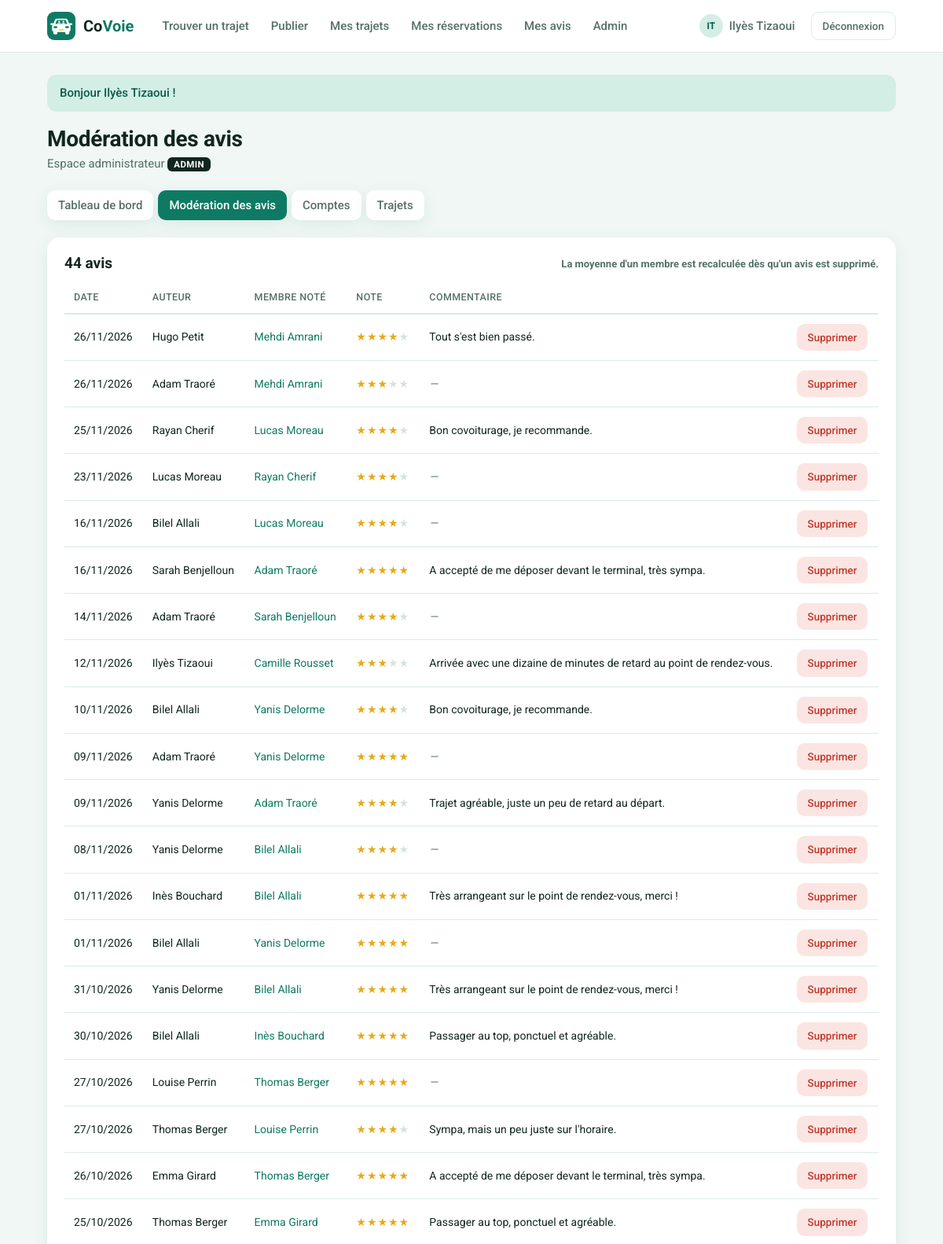
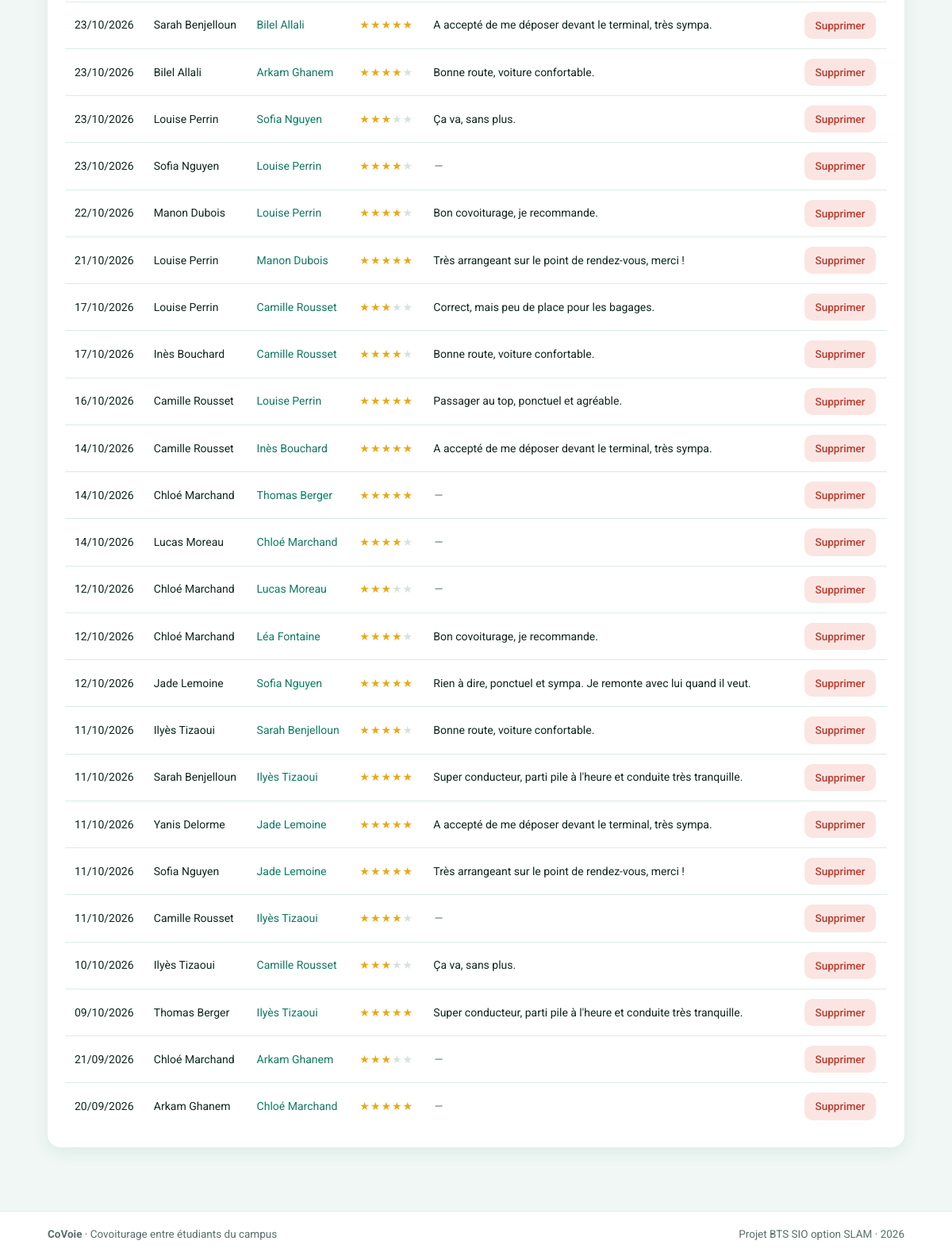
The page /index.php?page=admin-avis (signed in) on the database its author committed (2 pictures, top to bottom).
### tables this page shows
CREATE TABLE avis (
    id          INT(11)  NOT NULL AUTO_INCREMENT,
    note        INT(1)   NOT NULL,
    commentaire TEXT     NULL,
    date_avis   DATETIME NOT NULL,
    id_trajet   INT(11)  NOT NULL,
    id_auteur   INT(11)  NOT NULL,
    id_cible    INT(11)  NOT NULL,

    PRIMARY KEY (id),

     
    UNIQUE KEY un_seul_avis (id_trajet, id_auteur, id_cible),
    KEY recherche_cible (id_cible),

    CONSTRAINT fk_avis_trajet
        FOREIGN KEY (id_trajet) REFERENCES trajets (id) ON DELETE CASCADE,
    CONSTRAINT fk_avis_auteur
        FOREIGN KEY (id_auteur) REFERENCES utilisateurs (id) ON DELETE CASCADE,
    CONSTRAINT fk_avis_cible
        FOREIGN KEY (id_cible) REFERENCES utilisateurs (id) ON DELETE CASCADE
);

CREATE TABLE utilisateurs (
    id               INT(11)      NOT NULL AUTO_INCREMENT,
    nom              VARCHAR(100) NOT NULL,
    email            VARCHAR(180) NOT NULL,
    mot_de_passe     VARCHAR(255) NOT NULL,
    role             VARCHAR(10)  NOT NULL DEFAULT 'membre',
    date_inscription DATETIME     NOT NULL,

    PRIMARY KEY (id),
    UNIQUE KEY email_unique (email)
);

### controleurs/AdminController.php (called while the page is built, shortened)
<?php
class AdminController
{
    public function avis(): void
    {
        afficherVue('admin/avis', [
            'titre' => 'Modération des avis',
            'onglet' => 'admin-avis',
            'avis' => Avis::listerTous()
        ]);
    }
}

### index.php (called while the page is built, shortened)
<?php
require_once 'includes/connexion.php';
require_once 'includes/fonctions.php';
require_once 'includes/routes.php';
require_once 'modeles/Avis.php';
require_once 'controleurs/AdminController.php';
$page = 'accueil';
if (isset($_GET['page']) && is_string($_GET['page'])) {
    $page = $_GET['page'];
}
$nomMethode = $routes[$page][1];
$controleur = new $nomControleur();
$controleur->$nomMethode();

### includes/connexion.php (called while the page is built)
<?php
function connexionBdd(): PDO
{
    static $pdo = null;
    if ($pdo === null) {
        $dsn = 'mysql:host=' . BDD_HOTE . ';port=' . BDD_PORT . ';dbname=' . BDD_NOM . ';charset=utf8mb4';
        try {
            $pdo = new PDO($dsn, BDD_UTILISATEUR, BDD_MOT_DE_PASSE, [
                PDO::ATTR_ERRMODE => PDO::ERRMODE_EXCEPTION,
                PDO::ATTR_DEFAULT_FETCH_MODE => PDO::FETCH_ASSOC,
                PDO::ATTR_EMULATE_PREPARES => false
            ]);
        } catch (PDOException $erreur) {
            afficherErreur(500, 'Base de données inaccessible : lancez WAMP et importez sql/covoiturage.sql.');
        }
    }
    return $pdo;
}
function requete(string $sql, array $parametres = []): PDOStatement
{
    $resultat = connexionBdd()->prepare($sql);
    $resultat->execute($parametres);
    return $resultat;
}

### modeles/Avis.php (called while the page is built, shortened)
<?php
class Avis
{
    public static function listerTous(): array
    {
        $sql = "SELECT a.*, auteur.nom AS nom_auteur, cible.nom AS nom_cible
                FROM avis a
                JOIN utilisateurs auteur ON auteur.id = a.id_auteur
                JOIN utilisateurs cible ON cible.id = a.id_cible
                ORDER BY a.date_avis DESC";
        return requete($sql)->fetchAll();
    }
}

### vues/admin/avis.php (the view, shortened to what this page needs)
<?php
require 'vues/admin/onglets.php';
?>
<div class="carte">
    <h2><?= count($avis) ?> avis <span class="discret">La moyenne d'un membre est recalculée dès qu'un avis est supprimé.</span></h2>
    <div class="tableau-defilant">
        <table>
            <tr>
                <th>Date</th>
                <th>Auteur</th>
                <th>Membre noté</th>
                <th>Note</th>
                <th>Commentaire</th>
                <th></th>
            </tr>
            <?php foreach ($avis as $a) { ?>
                <tr>
                    <td><?= formaterDate($a['date_avis']) ?></td>
                    <td><?= e($a['nom_auteur']) ?></td>
                    <td><a href="index.php?page=profil&amp;id=<?= $a['id_cible'] ?>"><?= e($a['nom_cible']) ?></a></td>
                    <td class="etoiles"><?= etoiles((int) $a['note']) ?></td>
                    <td>
                        <?php if ($a['commentaire'] === null) { ?>
                            <span class="note-vide">—</span>
                        <?php } else { ?>
                            <?= e($a['commentaire']) ?>
                        <?php } ?>
                    </td>
                    <td>
                        <form class="en-ligne" method="post" action="index.php?page=admin-supprimer-avis&amp;id=<?= $a['id'] ?>"
                              data-confirmation="Supprimer cet avis ?">
                            <button class="bouton bouton-danger bouton-petit" type="submit">Supprimer</button>
                        </form>
                    </td>
                </tr>
            <?php } ?>
        </table>
    </div>
</div>

### includes/fonctions.php (shortened to what this page needs)
<?php
function afficherVue(string $vue, array $donnees = []): void
{
    extract($donnees);
    require 'vues/gabarit/en-tete.php';
    require 'vues/' . $vue . '.php';
    require 'vues/gabarit/pied.php';
}
function e($texte): string
{
    return htmlspecialchars((string) $texte, ENT_QUOTES, 'UTF-8');
}
function formaterDate(string $date): string
{
    return date('d/m/Y', strtotime($date));
}
function etoiles(int $note): string
{
    return str_repeat('★', $note) . '<span class="eteinte">' . str_repeat('★', 5 - $note) . '</span>';
}

### css/style.css (style rules this page uses)
:root { --fond: #f0f7f4; --surface: #ffffff; --encre: #10261f; --gris: #56706a; --bord: #dcebe5; --primaire: #0f7a63; --primaire-fonce: #0b5a49; --clair: #d3eee5; --champ: #f9fcfb; --jaune: #f2c94c; --jaune-clair: #fdf3d3; --rouge: #c0392b; --rouge-clair: #fbe5e2; --etoile: #e8a917; --ombre: 0 6px 20px rgba(15, 122, 99, .09); --rayon: 16px; }
* { box-sizing: border-box; }
body { margin: 0; font-family: "Roboto", Arial, sans-serif; font-size: 15px; line-height: 1.5; color: var(--encre); background: var(--fond); min-height: 100vh; display: flex; flex-direction: column; }
a { color: var(--primaire); text-decoration: none; }
h1, h2, h3 { margin: 0 0 12px; line-height: 1.2; }
h2 { font-size: 19px; }
.discret { color: var(--gris); font-size: 13px; }
.bouton { display: inline-flex; align-items: center; justify-content: center; gap: 6px; background: var(--primaire); color: #fff; border: none; border-radius: 12px; padding: 11px 20px; font: inherit; font-weight: 500; cursor: pointer; transition: background .15s; }
.bouton-danger { background: var(--rouge-clair); color: var(--rouge); }
.bouton-petit { padding: 7px 14px; font-size: 13.5px; border-radius: 10px; }
.en-ligne { display: inline; margin: 0; }
.carte { background: var(--surface); border-radius: var(--rayon); box-shadow: var(--ombre); padding: 22px; margin-bottom: 20px; }
.carte > h2 { display: flex; align-items: center; justify-content: space-between; gap: 10px; }
.note-vide { color: var(--gris); font-style: italic; font-weight: 400; }
.etoiles { color: var(--etoile); letter-spacing: 1px; margin-left: auto; }
.etoiles .eteinte { color: #d7e2de; }
.tableau-defilant { overflow-x: auto; }
table { width: 100%; border-collapse: collapse; font-size: 14px; }
th { text-align: left; color: var(--gris); font-weight: 500; font-size: 12.5px; text-transform: uppercase; letter-spacing: .4px; padding: 10px 12px; border-bottom: 2px solid var(--bord); white-space: nowrap; }
td { padding: 12px; border-bottom: 1px solid var(--bord); vertical-align: middle; }
tr:last-child td { border-bottom: none; }

### rows shown on the page
avis: date_avis "26/11/2026", id_auteur.nom "Hugo Petit", id_cible.nom "Mehdi Amrani", note "★★★★", note "★", commentaire "Tout s'est bien passé."
avis: date_avis "26/11/2026", id_auteur.nom "Adam Traoré", id_cible.nom "Mehdi Amrani", note "★★★", note "★★"
avis: date_avis "25/11/2026", id_auteur.nom "Rayan Cherif", id_cible.nom "Lucas Moreau", note "★★★★", note "★", commentaire "Bon covoiturage, je recommande."
avis: date_avis "23/11/2026", id_auteur.nom "Lucas Moreau", id_cible.nom "Rayan Cherif", note "★★★★", note "★"
avis: date_avis "16/11/2026", id_auteur.nom "Bilel Allali", id_cible.nom "Lucas Moreau", note "★★★★", note "★"
avis: date_avis "16/11/2026", id_auteur.nom "Sarah Benjelloun", id_cible.nom "Adam Traoré", note "★★★★★", commentaire "A accepté de me déposer devant le terminal, très sympa."
avis: date_avis "14/11/2026", id_auteur.nom "Adam Traoré", id_cible.nom "Sarah Benjelloun", note "★★★★", note "★"
avis: date_avis "12/11/2026", id_auteur.nom "Ilyès Tizaoui", id_cible.nom "Camille Rousset", note "★★★", note "★★", commentaire "Arrivée avec une dizaine de minutes de retard au point de rendez-vous."
avis: date_avis "10/11/2026", id_auteur.nom "Bilel Allali", id_cible.nom "Yanis Delorme", note "★★★★", note "★", commentaire "Bon covoiturage, je recommande."
avis: date_avis "09/11/2026", id_auteur.nom "Adam Traoré", id_cible.nom "Yanis Delorme", note "★★★★★"
avis: date_avis "09/11/2026", id_auteur.nom "Yanis Delorme", id_cible.nom "Adam Traoré", note "★★★★", note "★", commentaire "Trajet agréable, juste un peu de retard au départ."
avis: date_avis "08/11/2026", id_auteur.nom "Yanis Delorme", id_cible.nom "Bilel Allali", note "★★★★", note "★"
avis: date_avis "01/11/2026", id_auteur.nom "Inès Bouchard", id_cible.nom "Bilel Allali", note "★★★★★", commentaire "Très arrangeant sur le point de rendez-vous, merci !"
avis: date_avis "01/11/2026", id_auteur.nom "Bilel Allali", id_cible.nom "Yanis Delorme", note "★★★★★"
avis: date_avis "31/10/2026", id_auteur.nom "Yanis Delorme", id_cible.nom "Bilel Allali", note "★★★★★", commentaire "Très arrangeant sur le point de rendez-vous, merci !"
avis: date_avis "30/10/2026", id_auteur.nom "Bilel Allali", id_cible.nom "Inès Bouchard", note "★★★★★", commentaire "Passager au top, ponctuel et agréable."
avis: date_avis "27/10/2026", id_auteur.nom "Louise Perrin", id_cible.nom "Thomas Berger", note "★★★★★"
avis: date_avis "27/10/2026", id_auteur.nom "Thomas Berger", id_cible.nom "Louise Perrin", note "★★★★", note "★", commentaire "Sympa, mais un peu juste sur l'horaire."
avis: date_avis "26/10/2026", id_auteur.nom "Emma Girard", id_cible.nom "Thomas Berger", note "★★★★★", commentaire "A accepté de me déposer devant le terminal, très sympa."
avis: date_avis "25/10/2026", id_auteur.nom "Thomas Berger", id_cible.nom "Emma Girard", note "★★★★★", commentaire "Passager au top, ponctuel et agréable."
avis: date_avis "23/10/2026", id_auteur.nom "Sarah Benjelloun", id_cible.nom "Bilel Allali", note "★★★★★", commentaire "A accepté de me déposer devant le terminal, très sympa."
avis: date_avis "23/10/2026", id_auteur.nom "Bilel Allali", id_cible.nom "Arkam Ghanem", note "★★★★", note "★", commentaire "Bonne route, voiture confortable."
avis: date_avis "23/10/2026", id_auteur.nom "Louise Perrin", id_cible.nom "Sofia Nguyen", note "★★★", note "★★", commentaire "Ça va, sans plus."
avis: date_avis "23/10/2026", id_auteur.nom "Sofia Nguyen", id_cible.nom "Louise Perrin", note "★★★★", note "★"
avis: date_avis "22/10/2026", id_auteur.nom "Manon Dubois", id_cible.nom "Louise Perrin", note "★★★★", note "★", commentaire "Bon covoiturage, je recommande."
avis: date_avis "21/10/2026", id_auteur.nom "Louise Perrin", id_cible.nom "Manon Dubois", note "★★★★★", commentaire "Très arrangeant sur le point de rendez-vous, merci !"
avis: date_avis "17/10/2026", id_auteur.nom "Louise Perrin", id_cible.nom "Camille Rousset", note "★★★", note "★★", commentaire "Correct, mais peu de place pour les bagages."
avis: date_avis "17/10/2026", id_auteur.nom "Inès Bouchard", id_cible.nom "Camille Rousset", note "★★★★", note "★", commentaire "Bonne route, voiture confortable."
avis: date_avis "16/10/2026", id_auteur.nom "Camille Rousset", id_cible.nom "Louise Perrin", note "★★★★★", commentaire "Passager au top, ponctuel et agréable."
avis: date_avis "14/10/2026", id_auteur.nom "Camille Rousset", id_cible.nom "Inès Bouchard", note "★★★★★", commentaire "A accepté de me déposer devant le terminal, très sympa."
avis: date_avis "14/10/2026", id_auteur.nom "Chloé Marchand", id_cible.nom "Thomas Berger", note "★★★★★"
avis: date_avis "14/10/2026", id_auteur.nom "Lucas Moreau", id_cible.nom "Chloé Marchand", note "★★★★", note "★"
avis: date_avis "12/10/2026", id_auteur.nom "Chloé Marchand", id_cible.nom "Lucas Moreau", note "★★★", note "★★"
avis: date_avis "12/10/2026", id_auteur.nom "Chloé Marchand", id_cible.nom "Léa Fontaine", note "★★★★", note "★", commentaire "Bon covoiturage, je recommande."
avis: date_avis "12/10/2026", id_auteur.nom "Jade Lemoine", id_cible.nom "Sofia Nguyen", note "★★★★★", commentaire "Rien à dire, ponctuel et sympa. Je remonte avec lui quand il veut."
avis: date_avis "11/10/2026", id_auteur.nom "Ilyès Tizaoui", id_cible.nom "Sarah Benjelloun", note "★★★★", note "★", commentaire "Bonne route, voiture confortable."
avis: date_avis "11/10/2026", id_auteur.nom "Sarah Benjelloun", id_cible.nom "Ilyès Tizaoui", note "★★★★★", commentaire "Super conducteur, parti pile à l'heure et conduite très tranquille."
avis: date_avis "11/10/2026", id_auteur.nom "Yanis Delorme", id_cible.nom "Jade Lemoine", note "★★★★★", commentaire "A accepté de me déposer devant le terminal, très sympa."
avis: date_avis "11/10/2026", id_auteur.nom "Sofia Nguyen", id_cible.nom "Jade Lemoine", note "★★★★★", commentaire "Très arrangeant sur le point de rendez-vous, merci !"
avis: date_avis "11/10/2026", id_auteur.nom "Camille Rousset", id_cible.nom "Ilyès Tizaoui", note "★★★★", note "★"
avis: date_avis "10/10/2026", id_auteur.nom "Ilyès Tizaoui", id_cible.nom "Camille Rousset", note "★★★", note "★★", commentaire "Ça va, sans plus."
avis: date_avis "09/10/2026", id_auteur.nom "Thomas Berger", id_cible.nom "Ilyès Tizaoui", note "★★★★★", commentaire "Super conducteur, parti pile à l'heure et conduite très tranquille."
avis: date_avis "21/09/2026", id_auteur.nom "Chloé Marchand", id_cible.nom "Arkam Ghanem", note "★★★", note "★★"
avis: date_avis "20/09/2026", id_auteur.nom "Arkam Ghanem", id_cible.nom "Chloé Marchand", note "★★★★★"

### other values the page prints
initiales(nomConnecte()) "IT"
nomConnecte() "Ilyès Tizaoui"
$message['texte'] "Bonjour Ilyès Tizaoui !"
$titre "Modération des avis"
$texte "Tableau de bord"
$texte "Modération des avis"
$texte "Comptes"
$texte "Trajets"
count($avis) "44"
SLOGAN_APPLICATION "Covoiturage entre étudiants du campus"
